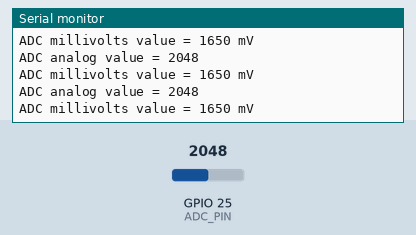
Simulated run of this program. Board: ESP32. On the bench: the last lines printed to the serial monitor. The test bench sets the inputs (shaded band); at power-on: GPIO 25 (ADC_PIN) = 2048 (analog values on the 0–4095 scale).

Above: at 1.2 s.
1.3 s: GPIO 25 (ADC_PIN) set to 2866
At 1.9 s:
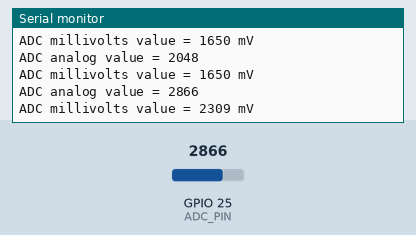
2.8 s: GPIO 25 (ADC_PIN) set to 3603
At 3.4 s:
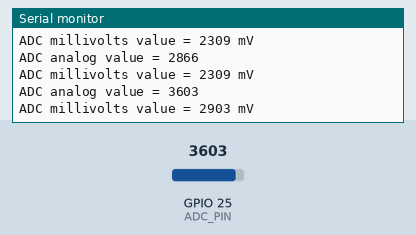
Timing chart, 0 to 5.8 s (numbered marks = the images above; inputs shaded):
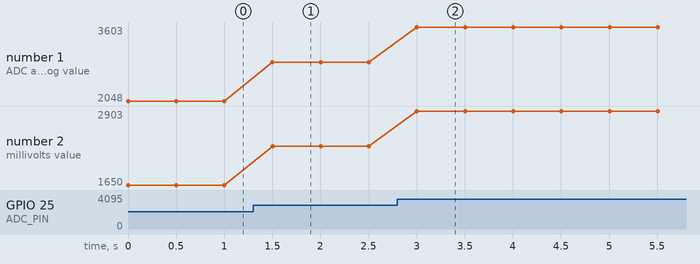

Measured:
- after the input at 1.3 s, the serial monitor: prints a new line after 0.20 s (image 1)
- after the input at 2.8 s, the serial monitor: prints a new line after 0.20 s (image 2)
- plotted number 1: 2048 → 2866 after the input at 1.3 s, 2866 → 3603 after the input at 2.8 s
- plotted number 2: 1650 → 2309 after the input at 1.3 s, 2309 → 2903 after the input at 2.8 s

The program:

main.cpp
```cpp
/**
 * @brief: This program used to study how to use ADC in Arduino-Esp32.
 *
 * @note: - One shot mode means whenever we use analogRead() we got a ADC value.
 *        - For more information about ADC:
 *          https://docs.espressif.com/projects/arduino-esp32/en/latest/api/adc.html
 */

#include <Arduino.h>
#define ADC_PIN   25

void setup() {
  //Set the resolution to 12 bits (0-4095).
  analogReadResolution(12);
  //Set attenuation to 11dB.
  analogSetAttenuation(ADC_11db);
}

void loop() {

  int analogValue = analogRead(ADC_PIN);
  int analogVolts = analogReadMilliVolts(ADC_PIN);

  printf("ADC analog value = %d\n", analogValue);
  printf("ADC millivolts value = %d mV\n", analogVolts);

  delay(500);
}
```
